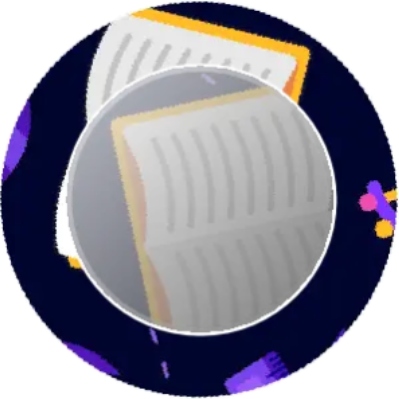
#> input picture 验证码/f测试图片/demo_c.png, 399 x 399 px
$ python rgbY.py
#> lines starting #> are read from the running program, lines starting #| are printed output that depends on the picture
import cv2
import numpy as np
import matplotlib.pyplot as plt
from matplotlib.widgets import RadioButtons
import argparse

# Function to calculate normalized cross-correlation and best shift
# [42 lines left out: function calculate_alignment_score, not called in this run]


# Function to extract pixel values along the circumference
def get_circle_pixels(image_path, inner_diameter, outer_diameter, channel='gray'):
    """
    读取图片中内外圆圆周上360°的像素点（支持灰度和RGB单通道）

    参数:
        image_path: 图片路径
        inner_diameter: 内圆直径
        outer_diameter: 外圆直径
        num_points: 采样点数（默认360，对应360°）
        channel: 提取通道，可选 'gray'（灰度）、'R'、'G'、'B'

    返回:
        inner_pixels: 内圆圆周像素值列表 (形状: (num_points,))
        outer_pixels: 外圆圆周像素值列表 (形状: (num_points,))
    """
#> called with image_path = 'demo_c.png', inner_diameter = 100, outer_diameter = 150, channel = 'gray'
    # 读取彩色图像（BGR格式）
    img = cv2.imread(image_path)
#> img is the input picture: shape (399, 399, 3); mean B, G, R 155.5, 142.3, 144.3
    if img is None:
        raise ValueError(f"无法读取图像: {image_path}")

    h, w = img.shape[:2]
#> h = 399; w = 399
    center = (w // 2, h // 2)  # 图像中心
#> center = (199, 199)
    inner_radius = inner_diameter // 2
    outer_radius = outer_diameter // 2

    # 根据通道提取像素值
    if channel == 'gray':
        # 转换为灰度图 (单通道)
        img = cv2.cvtColor(img, cv2.COLOR_BGR2GRAY)
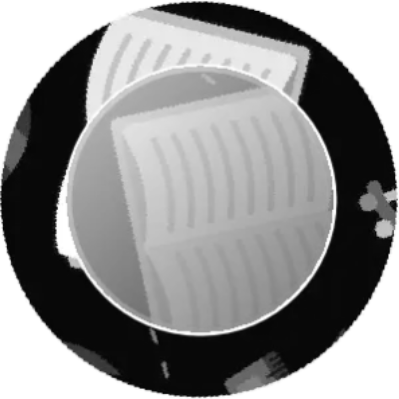
#> img: shape (399, 399); min 4, max 255, mean 144.4
        get_pixel = lambda y, x: img[y, x] if (0 <= x < w and 0 <= y < h) else 0
    else:
        # 提取RGB通道（OpenCV是BGR格式，需映射）
        channel_map = {'B': 0, 'G': 1, 'R': 2}
        if channel not in channel_map:
            raise ValueError(f"通道 {channel} 无效，可选: 'gray'/'R'/'G'/'B'")
        c = channel_map[channel]
        get_pixel = lambda y, x: img[y, x, c] if (0 <= x < w and 0 <= y < h) else 0

    # 生成360°均匀分布的角度（弧度制）
#> (the run stopped early here; a loop or call above may not have finished)
